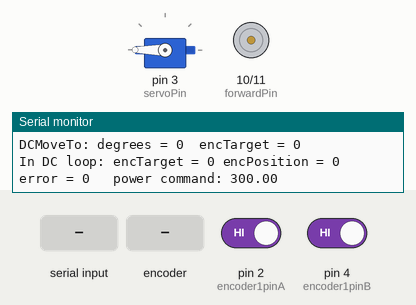
Recording of a sketch running on a simulated Arduino Uno, built with avr-gcc and run on an emulated ATmega328P. Shown: servo, motor-driver pin pairs drawn as motors (green arrow = first pin HIGH = forward, orange = second pin HIGH = backward, longer = more drive), the last lines printed to the serial monitor. The inputs (shaded band) are chosen by the test bench; at power-on: pin 2 (encoder1pinA) HIGH, pin 4 (encoder1pinB) HIGH.

Above: at 2.9 s.
3.0 s: "T\n" received over Serial
At 3.8 s:
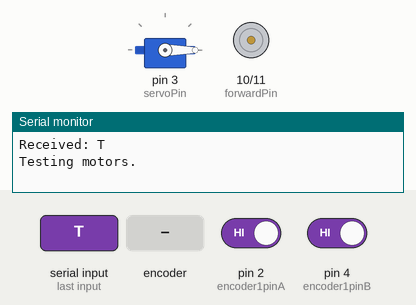
At 4.7 s:
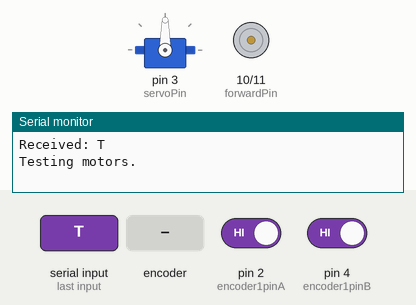
8.5 s: rotary encoder on pin 2 (encoder1pinA) / pin 4 (encoder1pinB) turned 3 steps (first pin leading)
At 12.5 s:
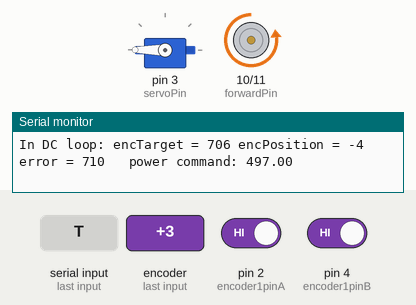
Timing chart, 0 to 16.7 s (numbered marks = the images above; inputs shaded):
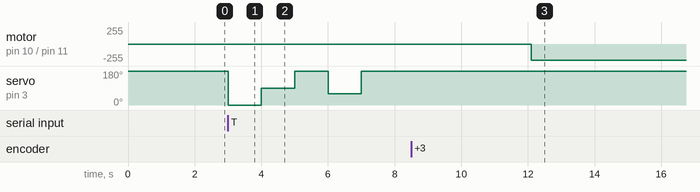

The sketch:

GimbalControl.ino
```cpp
#include<String.h>

/*
  Motor position variables
*/
// motor rest/starting positions
int sStart = 90;
int dcStart = 0;
// motor end positions during scan
int sEnd = 0;
int dcEnd = 360;

/*
  Mapping variables

  smaller scanDelay and scanInc theoretically means smoother scanning
  don't want to make scanDelay so small the camera doesn't get good data
  don't want to make scanInc so small or disproportionate to scanDelay that it takes ages to scan or get redundant camera data at similar points for no reason
*/
int sfovBuffer = 15; // adjust servo scan from [0, 90] to [0+buffer, 90-buffer]  // need at least some small buffer to avoid servo getting degree commands on the edge of its range and wrapping them to the other side
// TODO: can add a dcfovBuffer if desired (would need to update simpleScan())
int scanDelay = 50; // ms delay between motor movements during scan ////// 24 fps = 42 positions per second -> 1000 / 24 = 41.667 ms at each position
int sScanInc = 20; // move the servo 10 degrees at a time during scans
int dcScanInc = 30; // move the dc motor 30 degrees at a time during scans


/*
  Do all set up for serial, servo, and dc motor
*/
void setup() {

  setupSerial();
  setupServo();
  setupDCMotor();

  // set motors to start position
  resetMotors();

}

int main_loop_count = 0;
bool loc_switch = false;
bool once = true;
bool twice = true;

void loop() {

  //// uncomment for testing //// comment everything else in loop
  // testSerial(); // listen for serial input, repeat back received messages in serial
  // testMotors(); // test servo and dc motor
  // delay(10000);
  ///////////////////////////////

  char* msg = readSerial();
  showNewData();

  // continually control the DC motor since it uses PID control to reach a target position
  DCMotorControlLoop();

  // all motor testing command
  if (strcmp(msg, "T") == 0) {
    Serial.println("Testing motors.");
    testMotors();
  }
  // DC motor testing command
  else if (strcmp(msg, "T dc") == 0) {
    Serial.println("Testing DC motor.");
    DCMotorDemo();
  }
  // servo motor testing command
  else if (strcmp(msg, "T servo") == 0) {
    Serial.println("Testing servo motor.");
    servoDemo();
  }
  // simple scan command
  else if (strcmp(msg, "M") == 0) {
    Serial.println("Running simpleScan.");
    simpleScan();
  }
  // reset motors command
  else if (strcmp(msg, "R") == 0) {
    Serial.println("Reseting motors.");
    resetMotors();
  }
  // stop motors command
  else if (strcmp(msg, "S") == 0) {
    Serial.println("Stopping motors.");
    stopMotor();
  }
  // set servo/elevation angle commands: i.e. "servo 90", "el 35"
  else if (strncmp(msg, "servo", strlen("servo")) == 0) {
    servoMoveTo( atoi(msg + strlen("servo")) ); // convert rest of string to an int, send as motor command
  }
  else if (strncmp(msg, "el", strlen("el")) == 0) {
    servoMoveTo( atoi(msg + strlen("el")) );
  }
  // set dc/azimuth angle commands: i.e. "dc 270", "az 10"
  else if (strncmp(msg, "dc", strlen("dc")) == 0) {
    DCMoveTo( atoi(msg + strlen("dc")) );
  }
  else if (strncmp(msg, "az", strlen("az")) == 0) {
    DCMoveTo( atoi(msg + strlen("az")) );
  }
  // print dc encoder count command
  else if (strcmp(msg, "enc") == 0) {
    Serial.print("DC encoder counts = ");
    Serial.println(getEncoderCount());
  }

}

/*
  Run DCMotorControlLoop() until the input time has passed
  Used in place of a delay so DC motor control will still work

  @param waitTime [int] time to 'delay' in milliseconds
*/
void waitUntilReady(int waitTime) {

  unsigned long startT = millis();

  while ((millis() - startT) < waitTime) { // while the time passed is less than waitTime
    DCMotorControlLoop();
  }

}

/*
  Complete a very simple scan of the entire environment
  Move camera up, rotate az slightly, move camera down, rotate az slightly, etc.
  Small delays between each motor movement
*/
void simpleScan() {

  /*
  Servo input commands:
    -90 is all the way to the left
    0 is straight up
    90 is all the way to the right

  Servo scan range:
    start at 90, level with horizon (all the way down/right)
    scan upwards to 0 + sfovBuffer (not quite all the way vertical)

  DC motor input commands:
    0 is starting position
    90 is a quarter rotation in the positive direction
    360 is the starting position, completing a full rotation

  DC scan range:
    start at 0
    end at 360, scanning a full forwards rotation and returning to the starting position
  */

  // start the scan from the start positions for both motors
  resetMotors();

  int sDegree = sStart;
  int dcDegree = dcStart;

  // run the scan until the az motor has traveled the full 360 degrees
  while (dcDegree < dcEnd) {

    // scan the servo up at the current az coordinate
    while (sDegree >= sEnd + sfovBuffer) {
      // Serial.print("First loop servo degree: ");
      // Serial.println(sDegree);
      // move servo a small amount, pause to ensure a good camera read, continue scan
      servoMoveTo(sDegree);
      sDegree -= sScanInc;
      // delay(scanDelay);
      waitUntilReady(scanDelay);
    }
    sDegree += sScanInc; // set servo command back in range

    // TODO: may need to tune the dc scan increment and/or make a separate dc scan delay to ensure dc motor has enough time to get to the target position
    // move to the next az coordinate
    dcDegree += dcScanInc;

    // ensure it is within dcEnd
    if (dcDegree > dcEnd) { dcDegree = dcEnd; }

    // Serial.print("SS first loop dcDegree = ");
    // Serial.println(dcDegree);

    DCMoveTo(dcDegree);
    // delay(scanDelay);
    waitUntilReady(scanDelay);

    // scan the servo down at the current az coordinate
    while (sDegree <= sStart - sfovBuffer) {
      // Serial.print("Second loop servo degree: ");
      // Serial.println(sDegree);
      // move servo a small amount, pause to ensure a good camera read, continue scan
      servoMoveTo(sDegree);
      sDegree += sScanInc;
      // delay(scanDelay);
      waitUntilReady(scanDelay);
    }

    // move to the next az coordinate
    dcDegree += sScanInc;

    // ensure it is within dcEnd
    if (dcDegree > dcEnd) { dcDegree = dcEnd; }

    // Serial.print("SS second loop dcDegree = ");
    // Serial.println(dcDegree);

    DCMoveTo(dcDegree);
    // delay(scanDelay);
    waitUntilReady(scanDelay);
    // if moved to 360 and returned to start, loop will end here so the scan of the starting position will not be repeated

  }

  // reset both motors to start position after the scan
  resetMotors();

}

void resetMotors() {

  // reset motors to center position
  servoMoveTo(sStart);
  DCResetMotor(); // hardcoded with reset position 0 / 360
  waitUntilReady(1000); // should be long enough for DC motor to finish resetting
  resetEncoder(); // reset dc encoders

}
```

DCMotorControl.ino
```cpp
/*
  FIT0186 DC 12V Motor

  https://mm.digikey.com/Volume0/opasdata/d220001/medias/docus/2523/FIT0186_Web.pdf
*/

/*
  Motor pins
*/
const byte encoder1pinA = 2; // A pin -> the interrupt pin 2
const byte encoder1pinB = 4; // B pin -> the digital pin 4
//// PCB ////
bool pcb = true;
const int forwardPin = 10;
const int backwardPin = 11;
const int pwmPin = -1; // to prevent compile errors, not actually used for pcb
/////////////
//// Motor drive L239D (breadboard test) ////
// bool pcb = false;
// const int forwardPin = 8;
// const int backwardPin = 12;
// const int pwmPin = 10;
/////////////////////////////////////////////

/*
  PWM command limits
*/
int minPWM = 300; // 30;
int maxPWM = 500; // 120;

// if the motor should be able to move
bool drive = true;

// motor direction
boolean Direction = true;
int encoder1PinALast = 0;

/*
  PID controller variables
*/
float kp = 0.7; //1;
float kd = 0.05; //0.025;
float ki = 0; //0;

long prevT = 0;
float eprev = 0;
float eintegral = 0;

// error tolerance for the position target
int errorThreshold = 10;
// current position in encoder counts
int encPosition = 0; // updated by readEncoders during interrupts
// target position in encoder counts
int encTarget = 0;
// number of encoder counts in one full motor rotation
int encCountsPerRev = 1400;


/*
  Set up motor pins and encoder interrupt
*/
void setupDCMotor() {

  // set up encoder pins
  // pinMode(encoder1pinA, INPUT); // testing commented out
  pinMode(encoder1pinB, INPUT); // testing commented out
  attachInterrupt(digitalPinToInterrupt(encoder1pinA), readEncoder, CHANGE); //interrupt port 0 connected to digital pin 2

  if (pcb) { // code for the PCB
    pinMode(forwardPin, OUTPUT);
    pinMode(backwardPin, OUTPUT);
  }
  else { // code for motor drive L239D breadboard test
    // Setup motor control pins
    pinMode(forwardPin, OUTPUT);
    pinMode(backwardPin, OUTPUT);

    // Configure to spin forward, set speed to 0
    digitalWrite(forwardPin, HIGH);
    digitalWrite(backwardPin, LOW);
    analogWrite(pwmPin, 0);
  }

}

/*
  Set the position to move the DC motor to
  DCMotorControlLoop() must be called in the main loop() function to work

  @param degree: [int] degree to rotate the motor to: [0, 360], +/- for forward/backward (can be given input >360 to do more than one rotation)
*/
void DCMoveTo(int degree) {

  // allow the motor to drive
  drive = true;

  // Serial.print("Start of DCMoveTo: ----- degree = ");
  // Serial.println(degree);

  //encTarget = encPosition;

  // Serial.print("In DCMoveTo: encPosition = ");
  // Serial.println(encPosition);

  // TODO: need?
  // if (encPosition > 99999) {
  //   // reset encoder counts and encTarget to avoid them getting too large? modded in function so it should keep global position the same
  //   resetEncoder();
  // }

  // convert where motor is currently to degrees
  int wrappedEncPos = encPosition % (encCountsPerRev + 1); // only care about position on the circle, not number of rotations completed
  int currDegreePos = wrappedEncPos * (360.0 / encCountsPerRev);

  // Serial.print("In DCMoveTo: wrappedEncPos = ");
  // Serial.println(wrappedEncPos);
  // Serial.print("In DCMoveTo: currDegreePos = ");
  // Serial.println(currDegreePos);


  // calculate degree distance between current position and target position
  int degreesToMove = degree - currDegreePos;

  // TODO: make motor take the shortest path instead of enforcing positive degree = forward and negative degree = backwards?
  // TOOD: motor struggles to be accurate when the command is the same position over and over again, probably related to above ^^

  // Serial.print("In DCMoveTo: degreesToMove = ");
  // Serial.println(degreesToMove);


  // convert degree target to encoder counts
  int newEncTarget = degreesToMove * (encCountsPerRev / 360.0);

  // Serial.print("In DCMoveTo: newEncTarget = ");
  // Serial.println(newEncTarget);

  // add new target to encTarget (encoder counts do not reset each revolution, so target cannot simply be set to a value [0,700])
    // if degree input was negative, encTarget will decrease and motor will go backwards
  encTarget = encTarget + newEncTarget;

  // DCMotorControlLoop will handle moving the motor to the target with PID control

  Serial.print("DCMoveTo: degrees = ");
  Serial.print(degree);
  Serial.print("  encTarget = ");
  Serial.println(encTarget);

}

/*
  Return the DC motor to the 0/360 position
  Move either forwards or backwards depending on current rotation, whichever direction makes more sense
*/
void DCResetMotor() {

  // allow the motor to drive
  drive = true;

  // convert where motor is currently to degrees
  int wrappedEncPos = encPosition % (encCountsPerRev + 1); // only care about position on the circle, not number of rotations completed
  int currDegreePos = wrappedEncPos * (360.0 / encCountsPerRev);

  // if the motor is at or past 180 degrees, command to move to 360 to complete the forward rotation
  if (currDegreePos < 180) {
    DCMoveTo(0);
  }
  // if the motor is at less than 180 degrees, command to move to 0 to move backwards
  else {
    DCMoveTo(-360);
  }

}

int loop_count = 0; // DEBUG

/*
  Move the DC motor to the target position using PID control
  Must be called in the program's main loop() function
*/
void DCMotorControlLoop() {

  if (!drive) { return; } // only try and drive the motor if the motor wasn't stopped by a command

  // calculate time difference
  long currT = micros();
  float deltaT = ((float)(currT - prevT)) / 1.0e6; // microsecond precision
  prevT = currT;

  // calculate error
  int e = encTarget - encPosition; // may need to switch sign on error term (target - position) if control isn't working

  // error derivative
  float dedt = (e - eprev) / deltaT; // finite difference approximation

  // error integral
  eintegral = eintegral + e * deltaT; // finite difference approximation

  // get control signal
  float u = kp * e + kd * dedt + ki * eintegral;

  // convert to motor power
  float pwr = fabs(u); // floating point absolute value
  if (pwr > maxPWM) { // limit to max power
    pwr = maxPWM;
  }
  else if (pwr < minPWM) { // limit to min power that actually moves the motor
    pwr = minPWM;
  }

  // DEBUGGING: print statements make the loop not get called as often, need to take out for final tuning and actual performance
  if (loop_count % 90000 == 0) {
    Serial.print("In DC loop: encTarget = ");
    Serial.print(encTarget);
    Serial.print(" encPosition = ");
    Serial.print(encPosition);
    Serial.print(" error = ");
    Serial.print(e);
    Serial.print("   power command: ");
    Serial.println(pwr);
  }

  bool forward = true;
  if (u < 0) {
    forward = false;
  }

  // TESTING //
  // if the error is small enough, don't try and correct it
  if (abs(e) < errorThreshold) { pwr = 0; } //encTarget = encPosition; }

  // drive the motor
  driveMotor(pwr, forward);

  // store previous error
  eprev = e;

}

void readEncoder() {

  int Lstate = digitalRead(encoder1pinA);
  if((encoder1PinALast == LOW) && Lstate==HIGH)
  {
    int val = digitalRead(encoder1pinB);
    if(val == LOW && Direction)
    {
      Direction = false; //Reverse
    }
    else if(val == HIGH && !Direction)
    {
      Direction = true;  //Forward
    }
  }
  encoder1PinALast = Lstate;

  if(!Direction)  encPosition--;
  else  encPosition++;

}

void resetEncoder() {
  encPosition = 0; //encPosition % (encCountsPerRev + 1);
  encTarget = encPosition;
}

int getEncoderCount() {
  return encPosition;
}

void driveMotor(int power, bool forward) {

  if(pcb) { // code for pcb

    if(power <= 0)
    {
      stopMotor();
    }
    else
    {
      if (forward) {
        moveForward(power);
      }
      else { // backwards
        moveBackward(power);
      }
    }
  }
  else { // code for motor drive L239D breadboard test

    if (power <= 0) {
      stopMotor();
    }
    else {

      if (forward) {

        _moveForward(); // modulate direction pins to go forward
        analogWrite(pwmPin, power);

      }
      else {

        _moveBackward(); // modulate direction pins to go backward
        analogWrite(pwmPin, power);

      }
    }
  }
}

void stopMotor() {

  drive = false;

  if (pcb) { // code for pcb
    // ensure power is 0
    moveForward(0);
    moveBackward(0);
    // stop motor
    digitalWrite(forwardPin, LOW);
    digitalWrite(backwardPin, LOW);
  }
  else { // code for motor drive L239D breadboard test
    // stop motor
    digitalWrite(forwardPin, HIGH);
    digitalWrite(backwardPin, HIGH);
    analogWrite(pwmPin, 0);
  }
}

void moveForward(int power) {

  digitalWrite(forwardPin, LOW);
  analogWrite(backwardPin, power); // modulate reverse pin to go forward
}

void moveBackward(int power) {

  digitalWrite(backwardPin, LOW);
  analogWrite(forwardPin, power); // modulate forward pin to go backward
}


void _moveForward() { // only for motor drive L239D breadboard test

   // spin forward
  digitalWrite(forwardPin, HIGH);
  digitalWrite(backwardPin, LOW);
}

void _moveBackward() { // only used for motor drive L239D breadboard test

  // spin backward
  digitalWrite(forwardPin, LOW);
  digitalWrite(backwardPin, HIGH);
}
```

SerialCommunication.ino
```cpp
const byte numChars = 32;
//// not done // char msg[numChars] declared in GimbalControl.ino
char msg[numChars];   // an array to store the data received from serial
boolean newData = false;

/*
  Set up the serial communication
*/
void setupSerial() {
  Serial.begin(9600);

  // small delay to let serial connect
  delay(700);

  Serial.println();
  Serial.println();
  Serial.println("<Arduino is ready>");
  Serial.println();
  Serial.println();

}

/*
  Read in several characters from serial
*/
char* readSerial() {
    static byte ndx = 0;
    char endMarker = '\n';
    char rc;

    while (Serial.available() > 0 ) { //&& newData == false) { // loop while the serial is avaialable until message is finished
        rc = Serial.read();

        if (rc != endMarker) { // overwrites the message buffer if the message is too long
            msg[ndx] = rc;
            ndx++;
            if (ndx >= numChars) {
                ndx = 0;
            }
        }
        else {
            msg[ndx] = '\0'; // terminate the string
            ndx = 0;
            newData = true;
            return msg;
        }
    }
}

/*
  Print data most recently received from serial (if it exists)
*/
void showNewData() {
    if (newData == true) { // only print data if it was just received
        Serial.print("Received: ");
        Serial.println(msg);
        newData = false;
    }
}
```

ServoControl.ino
```cpp
/*
Servo spec sheet:
  https://www.electronicoscaldas.com/datasheet/MG90S_Tower-Pro.pdf?srsltid=AfmBOop7uN7O5-yJs3xmNVFiHsmYuWprzZhmXZeVfP-X7whEWiJldp4O
  (ignore how it says its -90 to 90 degrees, its actually 0 to 180 with Arduino's servo code library)

Under the hood servo control with Servo.h:
  0 is all the way to the left
  90 is straight up
  180 is all the way to the right

Input commands:
  -90 is all the way to the left
  0 is straight up
  90 is all the way to the right
*/

#include<Servo.h>
int servoPin = 3;
Servo Servo1;

void setupServo() {
  Servo1.attach(servoPin);
}
/*
  Moves the servo motor to the specified degree
  @param degree in range [-90, 90]
*/
void servoMoveTo(int degree) {

  // adjust input degree from [-90, 90] to [0, 180]
  degree += 90;
  degree = degree % 181; // wrap around if needed

  // send the command to the servo
  Servo1.write(degree);

}
```

Source omitted: Testing.ino (1614 bytes)

Measured:
- after the input at 3.0 s, servo on pin 3 (servoPin): 180° → 0° at once, → 90° 1.0 s later, → 180° 1.0 s later, → 60° 1.0 s later, … (5 changes in this stretch)
